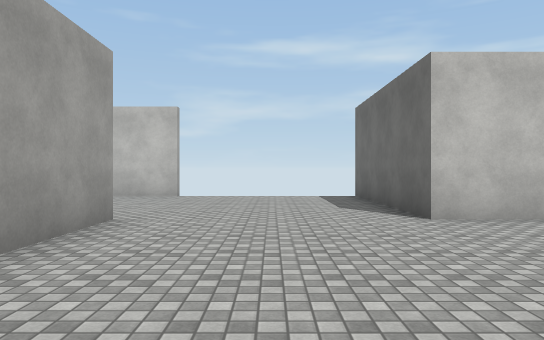
View 1 (above)

24 first-person views from a walk through a scene from a Unity 3-D project. The camera is 1.4 m above the floor, looks level and sees 70° across. The floor is counted in squares, 2 m on a side. Each view is taken from the middle of a square. On the plan, view 1 faces up. The plan holds only what a view shows up to about 11 squares ahead; the rest is blank. The place goes on beyond the plan. Surface patterns are stand-ins for the level's own textures.

View 2
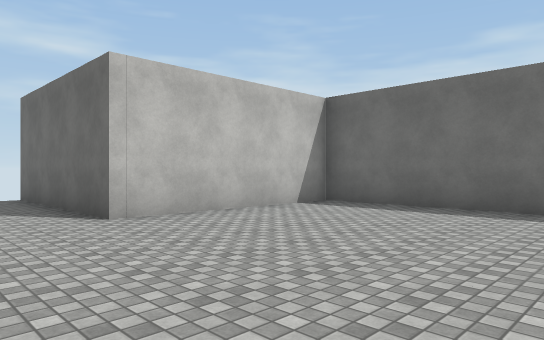

View 3
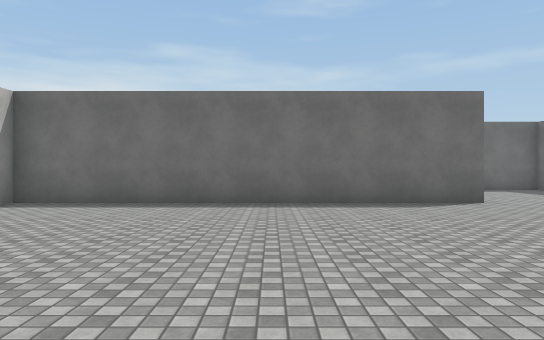

View 4
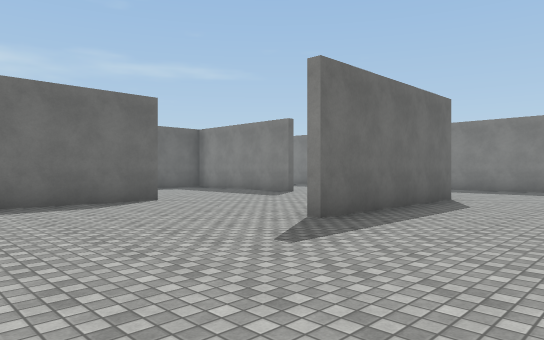

View 5
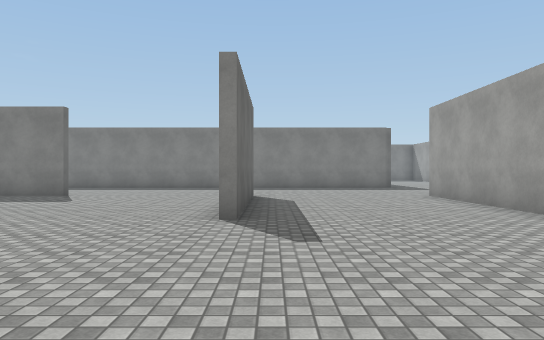

View 6
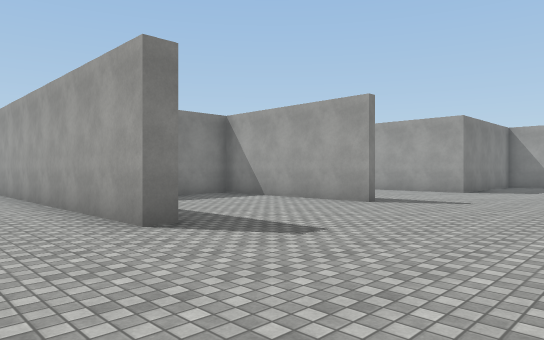

View 7
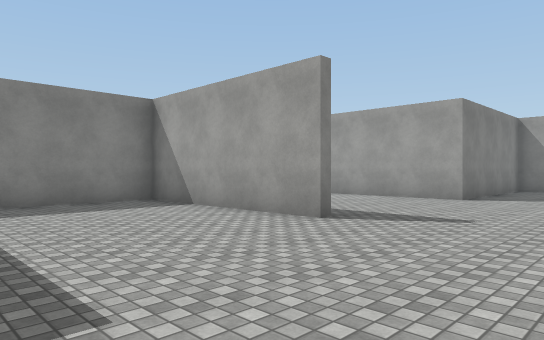

View 8
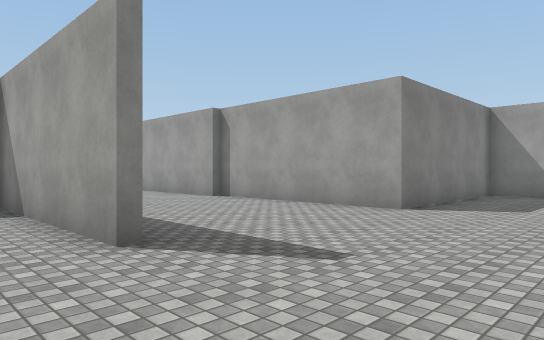

View 9
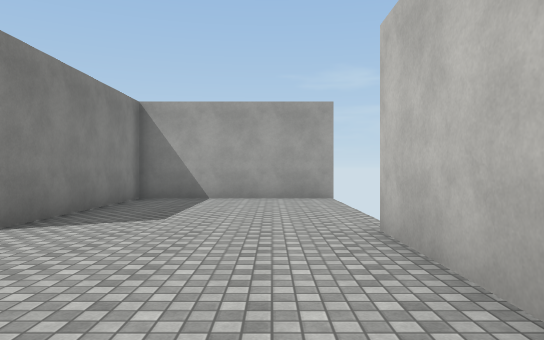

View 10
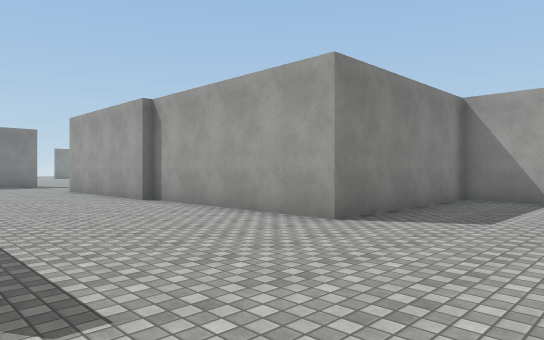

View 11
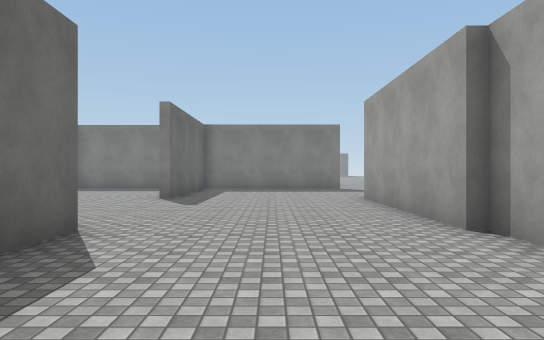

View 12
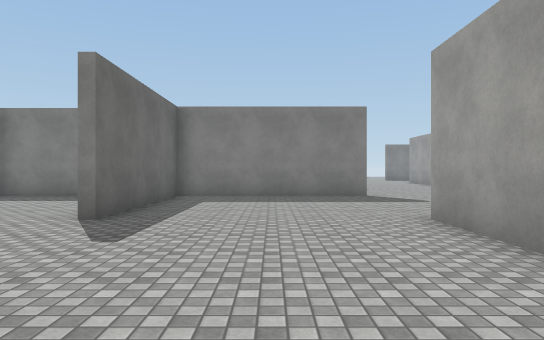

View 13
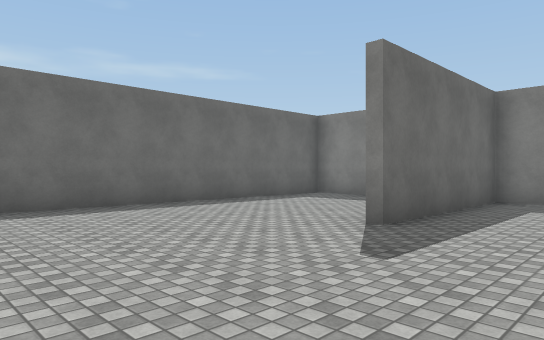

View 14
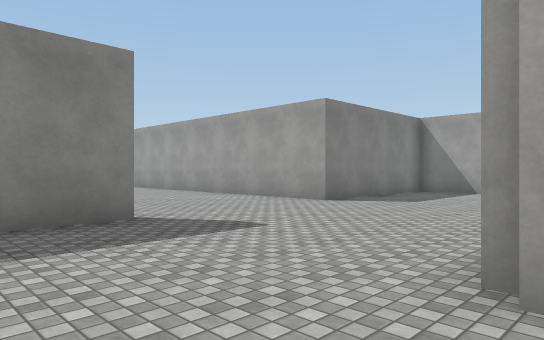

View 15
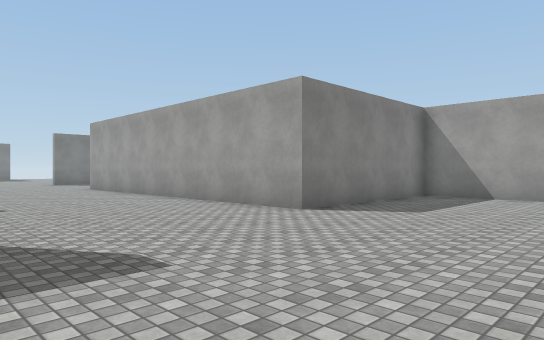

View 16
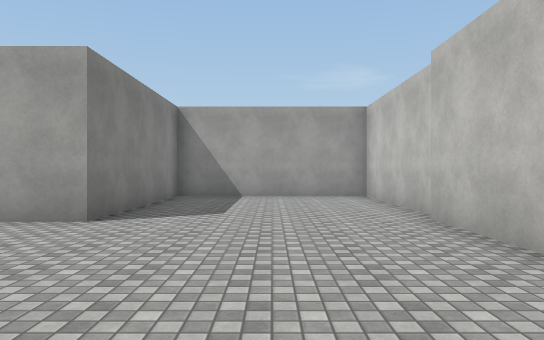

View 17
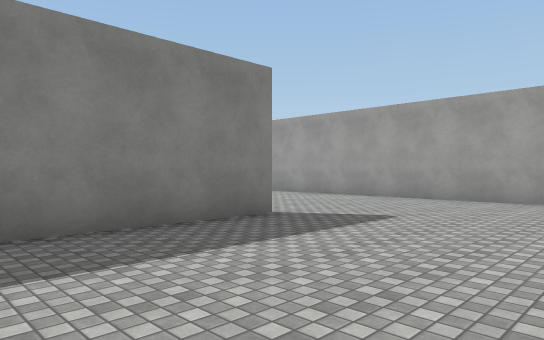

View 18
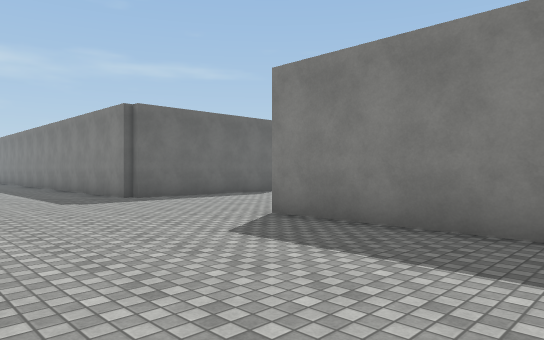

View 19
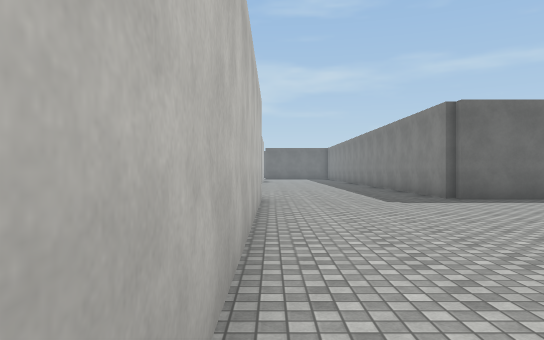

View 20
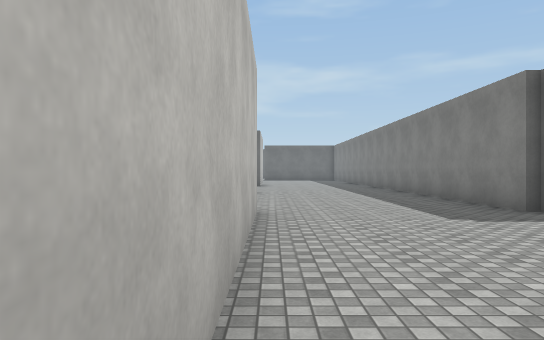

View 21
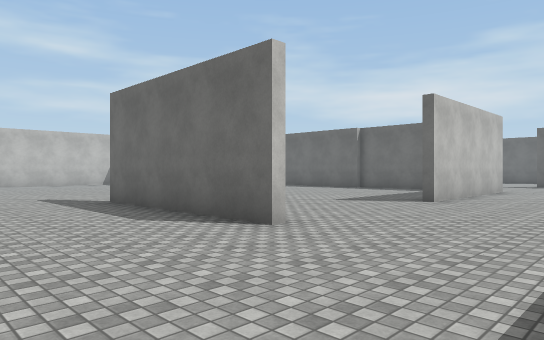

View 22
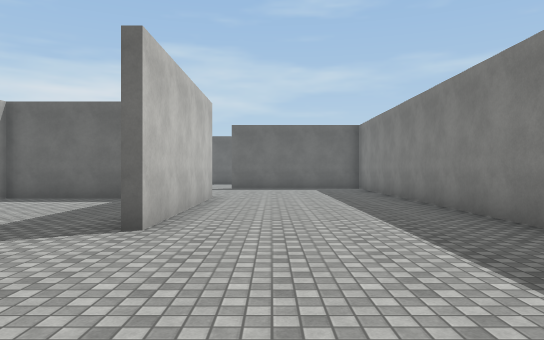

View 23
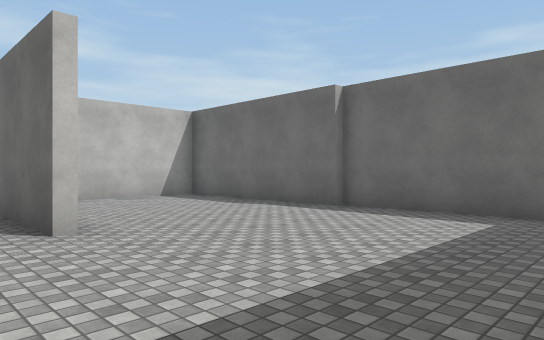

View 24
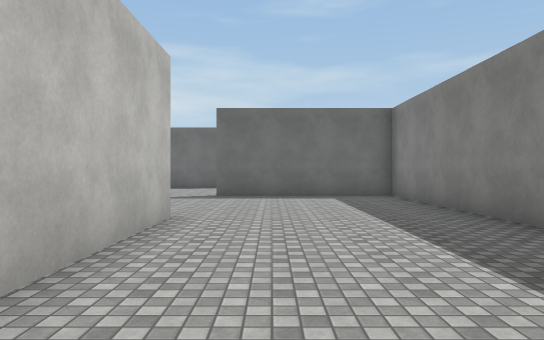

### Floor plan
Points are (right, up) in squares from view 1. A wall is a line through its corners. A room is listed if a view was taken in it or the views show most of it. See-through windows are left out.
Room 1 (views 1, 2, 3, 4, 5, 6, 7, 8, 9, 10, 11, 12, 13, 14, 15, 16, 17, 18, 19, 20, 21, 22, 23, 24)
walls: (-2.3, -5) (-2.3, -9.5); (7.3, -4.5) (7.3, 5.5) (2.3, 5.5) (2.3, 10.5); (2.5, -9.5) (2.5, -4.5); (-2.5, -8.1) (-2.5, -1.2); (7.5, -9.2) (9.2, -9.2); (-2.8, -9.8) (-11.8, -9.8); (-4.8, -9.5) (-2.6, -9.5); (-2.9, 5.5) (-2.3, 5.5) (-2.3, -2.8); (-7.8, 0.5) (-7.8, 1.9); (12.3, -4.6) (12.3, 0.5) (9.1, 0.5); (12.5, -7.9) (12.5, -4.5); (-2.5, -14.3) (2, -14.3); (12.8, -9.5) (7.5, -9.5); (7.6, -14.3) (17.5, -14.3) (17.5, -9.5); (-7.5, 5.5) (-7.5, 0.5) (-4.5, 0.5); (-2.8, -15.5) (-2.8, -14.5); (-2.4, 10.3) (-4.2, 10.3); (-12.3, 0.5) (-12.3, -4.5); (-12.5, -9.2) (-7.5, -9.2) (-7.5, -4.5); (-15.1, -4.7) (-17.5, -4.7); (-9.8, 10.3) (-12.5, 10.3); (-12.5, -14.5) (-7.5, -14.5); (-18.1, -4.5) (-22.3, -4.5) (-22.3, -9.5) (-17.3, -9.5) (-17.3, -15.5); (-17.5, 10.6) (-17.5, 5.8) (-12.5, 5.8) (-12.5, 0.5)

Where each view was taken, in squares from view 1:
view 1: 0 up, 0 right, facing up
view 2: 0 up, 0 right, facing up-right
view 3: 0 up, 1 left, facing right
view 4: 0 up, 1 left, facing down-right
view 5: 1 up, 2 right, facing down
view 6: 10 up, 0 right, facing down-left
view 7: 9 up, 3 left, facing down-left
view 8: 9 up, 6 left, facing down-left
view 9: 9 up, 8 left, facing left
view 10: 9 up, 8 left, facing down-left
view 11: 5 up, 10 left, facing down
view 12: 1 up, 10 left, facing down
view 13: 0 up, 10 left, facing down-right
view 14: 4 down, 10 left, facing down-left
view 15: 5 down, 12 left, facing down-left
view 16: 7 down, 12 left, facing left
view 17: 10 down, 8 left, facing down-left
view 18: 10 down, 12 left, facing down-right
view 19: 10 down, 12 left, facing right
view 20: 10 down, 9 left, facing right
view 21: 13 down, 1 left, facing up-right
view 22: 11 down, 3 right, facing right
view 23: 9 down, 6 right, facing up-right
view 24: 11 down, 7 right, facing right
